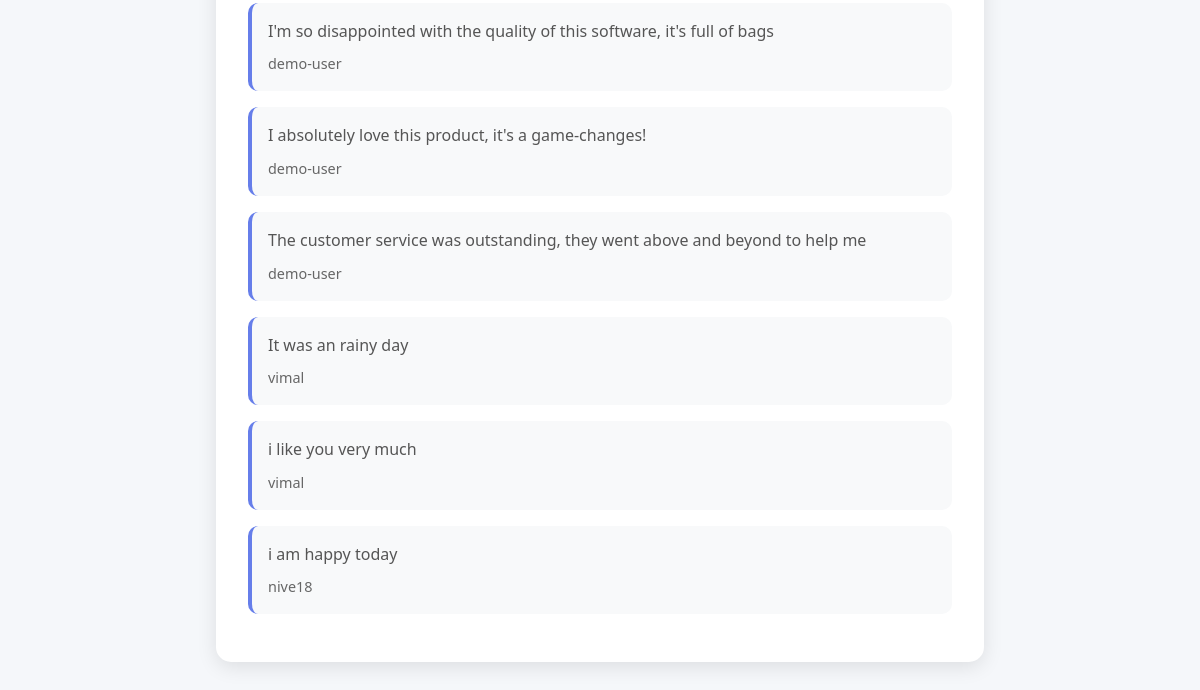
Before: /home (signed in, lower part) with the older database file.
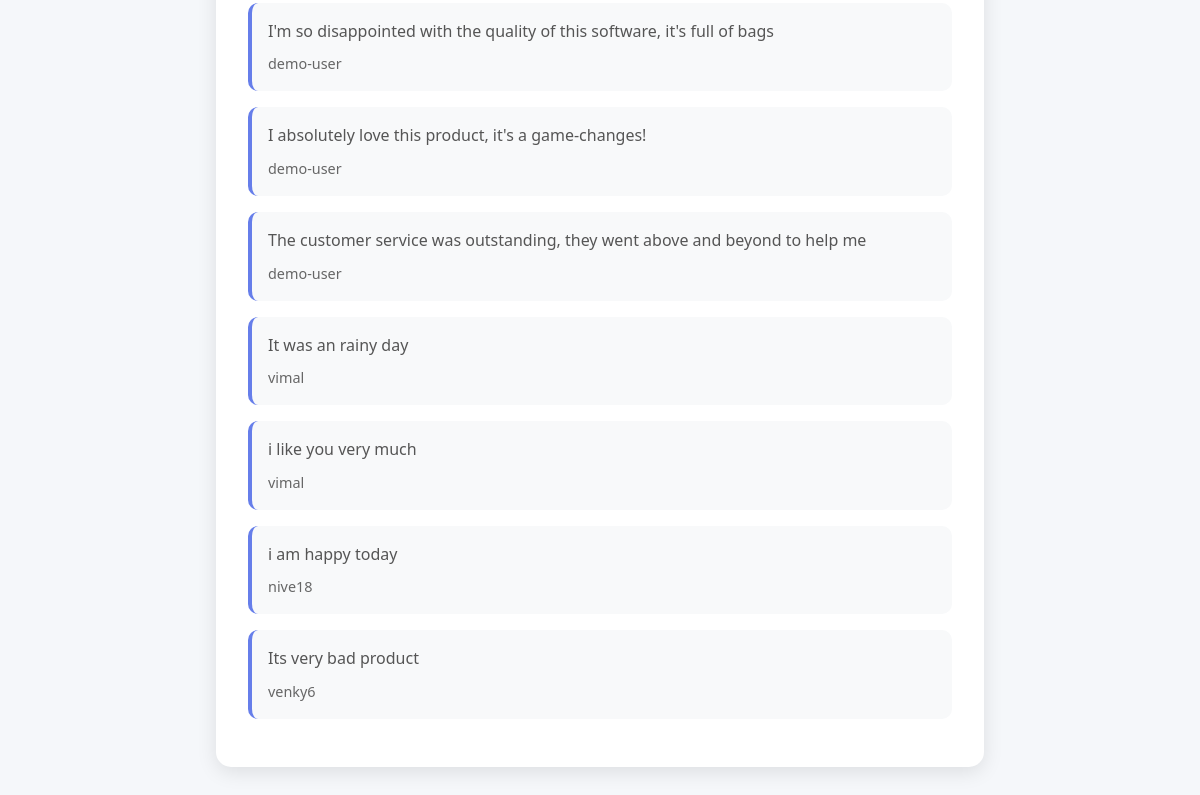
After: the same page with the newer database file.
### db.py (models this page shows)
class Comment(db.Model):
    id = db.Column(db.Integer, primary_key=True)
    user = db.Column(db.String(80), nullable=False)
    text = db.Column(db.String(500), nullable=False)
    sentiment = db.Column(db.Float)
    sentiment_label = db.Column(db.String(10))
    date = db.Column(Date, default=datetime.utcnow().date())

### route.py (the view, shortened to what this page needs)
@app.route('/home', methods=['GET', 'POST'])
@login_required
def home():
    if current_user.role == 'admin':
        comments = Comment.query.all()
        return render_template('index.html', comments=comments)
    else:
        comments = Comment.query.all()
        return render_template('user.html', comments=comments)

### route.py (called while the page is built)
@login_manager.user_loader
def load_user(user_id):
    return User.query.get(int(user_id))

### templates/user.html (shortened to what this page needs)
<!DOCTYPE html>
<html lang="en">
<head>
    <link href="https://cdnjs.cloudflare.com/ajax/libs/font-awesome/6.0.0/css/all.min.css" rel="stylesheet">
</head>
<body>
    <main class="main-content">
        <div class="comments-section">
            {% if comments %}
                {% for comment in comments %}
                <div class="comment-item">
                    <div class="comment-text">{{ comment.text }}</div>
                    <div class="comment-meta">
                        <span class="comment-user">{{ comment.user }}</span>
                    </div>
                </div>
                {% endfor %}
            {% else %}
                <div class="empty-state">
                    <i class="fas fa-comments"></i>
                    <p>No comments yet. Be the first to analyze a comment!</p>
                </div>
            {% endif %}
        </div>
    </main>
</body>
</html>

Changed rows visible on the page:
added Comment: text "Its very bad product", user "venky6"
